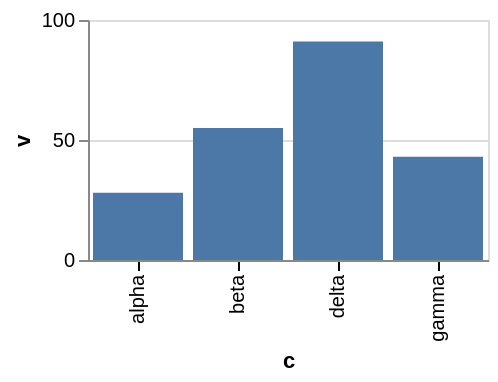

Describe this chart as a Vega-Lite specification.
### Vega-Lite specification from a JSON file in a GitHub repository (floating-point values rounded to 4 significant figures)
{"$schema": "https://vega.github.io/schema/vega-lite/v6.json", "width": 200, "height": 120, "data": {"values": [{"c": "alpha", "v": 28, "w": 3, "t": "2024-01-07"}, {"c": "beta", "v": 55, "w": 7, "t": "2024-03-19"}, {"c": "gamma", "v": 43, "w": 5, "t": "2024-06-02"}, {"c": "delta", "v": 91, "w": 9, "t": "2024-09-11"}]}, "mark": "bar", "encoding": {"x": {"field": "c", "type": "nominal"}, "y": {"field": "v", "type": "quantitative"}}, "config": {"axisX": {"tickColor": "black"}}}
